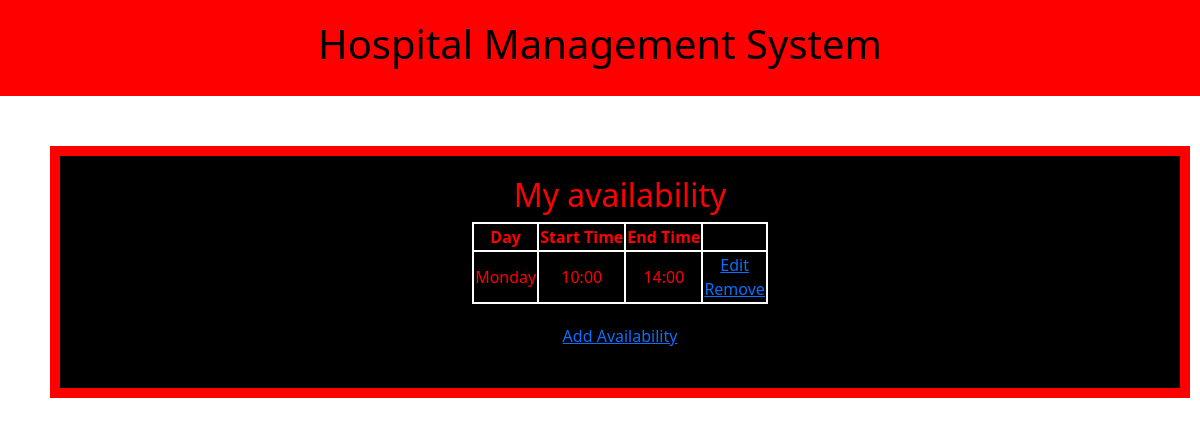
The page /doctor/show_availability (signed in) on the database its author committed.
### tables this page shows
CREATE TABLE doctor_availability(
 availability_id INTEGER PRIMARY KEY AUTOINCREMENT,
 doctor_id INTEGER,
 day TEXT,
 start_time TEXT,
 end_time TEXT,
 FOREIGN KEY (doctor_id) REFERENCES doctor(doctor_id));

### app/routes/doctor_logic.py (the view)
@doctor_logic_bp.route('/doctor/show_availability')
def show_availability():
    db_path = os.path.join(os.path.dirname(__file__), '..', 'database.db')
    connection= sqlite3.connect(db_path)
    cursor=connection.cursor()
    command_show_availability="SELECT availability_id,day,start_time,end_time FROM doctor_availability WHERE doctor_id=? GROUP BY day"
    cursor.execute(command_show_availability,(session.get('doctor_id'),))
    avai=cursor.fetchall()
    connection.close()
    return render_template('doctor_show_availability.html',avai=avai)

### app/templates/doctor_show_availability.html
{% extends 'base.html' %}
{% block content %}
    <h2>My availability</h2>
    <table class="bordered">
        <tr>
        <th class="bordered">Day</th>
        <th class="bordered">Start Time</th>
        <th class="bordered">End Time</th>
        <th class="bordered"></th>
        {% for i in avai %}
        <tr>
            <td class="bordered">{{i[1]}}</td>
            <td class="bordered">{{i[2]}}</td>
            <td class="bordered">{{i[3]}}</td>
            <td class="bordered"><a href="{{url_for('doctor_logic.edit_availability',availability_id=i[0])}}">Edit</a><br>
          <a href="{{url_for('doctor_logic.remove_availability',availability_id=i[0])}}">Remove</a></td>
        </tr>
        </tr>
        {% endfor %}
    </table>
<a href="{{ url_for('doctor_logic.add_availability') }}" class="form_btn" style="display:block; margin:20px auto; text-align:center;">Add Availability</a>
{% endblock %}

### app/templates/base.html (style rules this page uses)
h2 { text-align: center; color:red }
.bordered { border:2px solid white; margin: auto; text-align: center; }

### rows shown on the page
doctor_availability: day "Monday", start_time "10:00", end_time "14:00"
